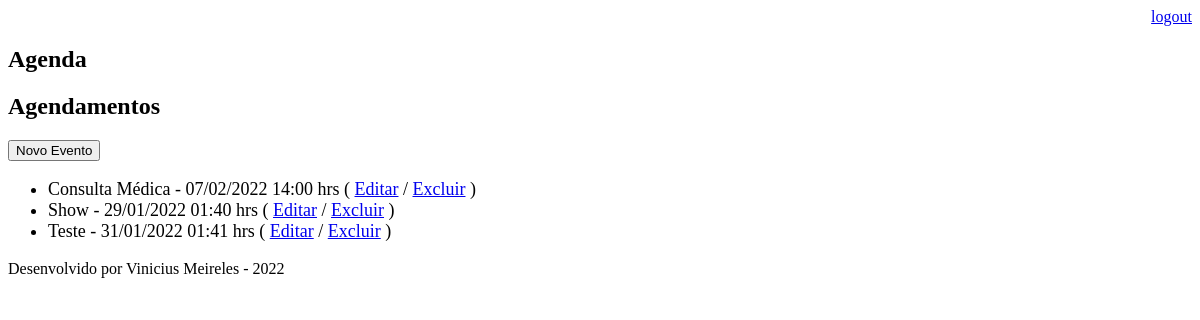
Page /agenda/ (signed in) on the earlier database version.
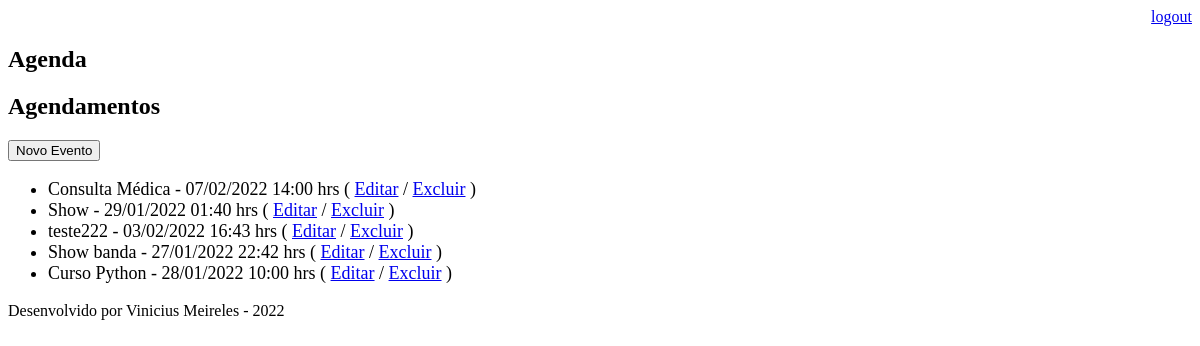
Same page on the later database version.
### core/models.py (models this page shows, shortened)
class Evento(models.Model):
    titulo = models.CharField(max_length=100)
    descricao = models.TextField(blank=True, null=True)
    data_evento = models.DateTimeField(verbose_name='Data do Evento')
    data_criacao = models.DateTimeField(auto_now=True) #insere a hora atual no campo
    usuario = models.ForeignKey(User, on_delete=models.CASCADE) #usuario com atributo de chave estrangeira
    class Meta:
        db_table = 'evento' #table passara a ser chamar 'evento'
    def get_data_evento(self):
        return self.data_evento.strftime('%d/%m/%Y %H:%M hrs')    #formatar a data e hora evento para o padrao brasileiro (D/M/Y h:m)
    def get_evento_atrasado(self):
        if self.data_evento < datetime.now():
            return True
        else:
            return False

### core/views.py (the view)
# urls.py: path('agenda/', views.lista_eventos),
@login_required(login_url = '/login/')
def lista_eventos(request):
   usuario = request.user
   data_atual = datetime.now() - timedelta(hours=1)
   evento = Evento.objects.filter(usuario=usuario,
                                 data_evento__gt=data_atual)
   dados = {'eventos': evento}
   return render(request, 'agenda.html', dados)    #redirecionar para a pagina agenda.html

### templates/agenda.html (shortened to what this page needs)
{% extends "model-page.html" %}
{% block content %}
    <h2>Agendamentos</h2>
    <a href="evento/"><button>Novo Evento</button></a>
    <ul style="font-size: 18px">
        {% for evento in eventos %}
            <li>
                <div style:>
                    {{ evento.titulo }} - {{ evento.get_data_evento }}
                    ( <a href="evento/?id={{ evento.id }}">Editar</a>
                    / <a href="evento/delete/{{ evento.id }}">Excluir</a> )
                </div>
            </li>
            {% endfor %}
    </ul>
{% endblock %}

### templates/model-page.html
<!DOCTYPE html>
<html lang="en">
<head>
    {% include "model-header.html" %}
</head>
<body>
    {% block content %} {% endblock %}
    {% include "model-footer.html" %}
</body>
</html>

### templates/model-header.html (shortened to what this page needs)
    <div align="right">
    <a href="/logout">logout</a>
    </div>
    <div class="card-panel red accent-2 white-text"><h2>Agenda</h2></div>

### templates/model-footer.html
<p>Desenvolvido por Vinicius Meireles - 2022</p>

Differences in the rows shown:
removed Evento: titulo "Teste", get_data_evento "31/01/2022 01:41 hrs"
added Evento: titulo "teste222", get_data_evento "03/02/2022 16:43 hrs"
added Evento: titulo "Show banda", get_data_evento "27/01/2022 22:42 hrs"
added Evento: titulo "Curso Python", get_data_evento "28/01/2022 10:00 hrs"
